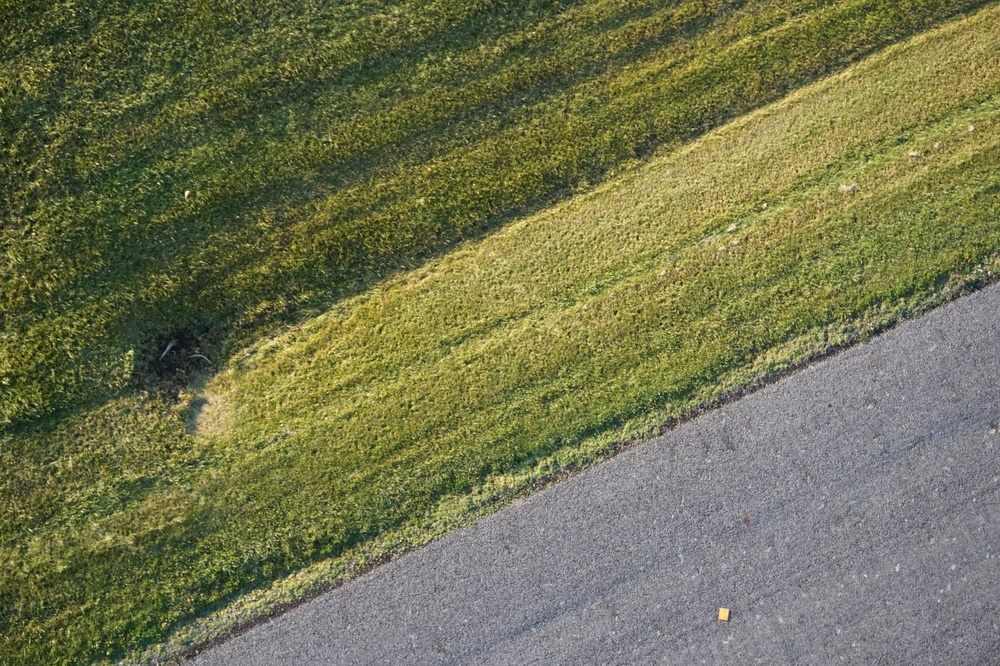
#> input picture real_runway_imgs/1699747344708.jpeg, 1000 x 666 px, shrunk from 5456 x 3632 before the run
$ python -i rotate_target.py   (imports and definitions only)
#> lines starting #> are read from the running program, lines starting #| are printed output that depends on the picture
#> further down, picture is the input picture: shape (666, 1000, 3); mean B, G, R 80, 116.1, 114.1
import cv2
import numpy as np
from PIL import Image


def rotate_image(image : np.ndarray):
    # Convert the image to grayscale
    gray = cv2.cvtColor(image, cv2.COLOR_BGR2GRAY)
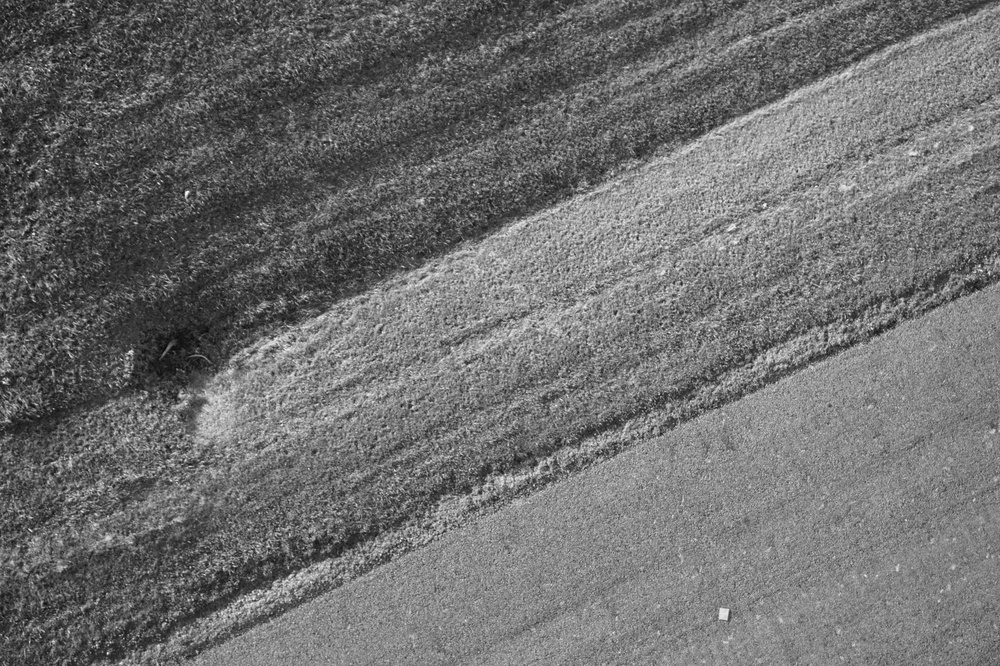
#> gray: shape (666, 1000); min 10, max 250, mean 111.4

    # Define window size for local thresholding
    window_size = 10

    # Create kernel for local mean calculation
    kernel = np.ones((window_size, window_size), np.float32) / (window_size ** 2)

    # Calculate local mean
    local_mean = cv2.filter2D(gray, -1, kernel)
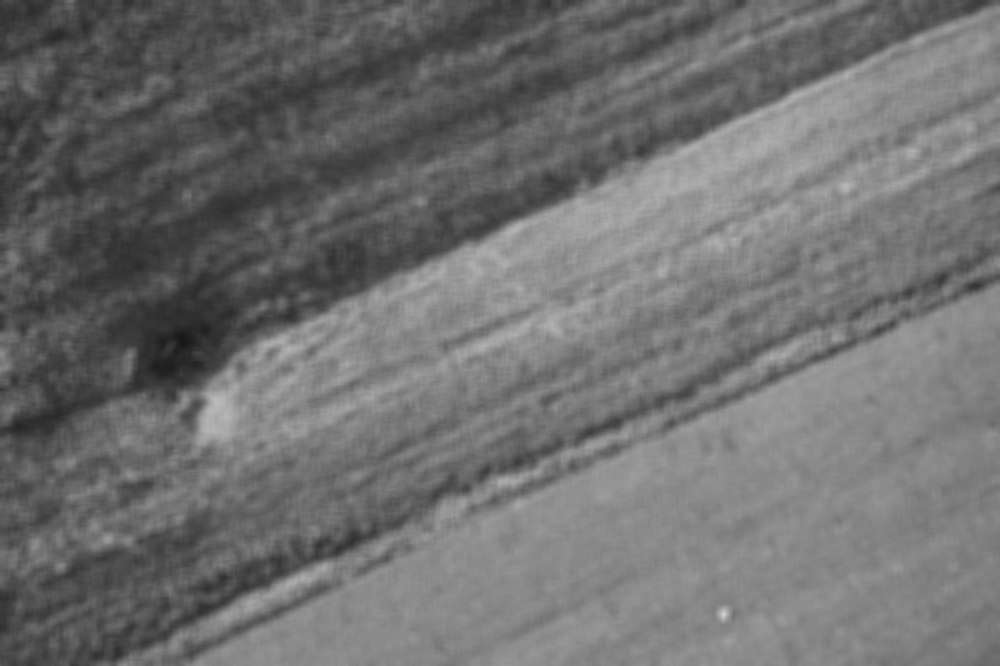
#> local_mean: shape (666, 1000); min 24, max 210, mean 111.3

    # Define cutoff as maximum intensity minus a margin
    cutoff = np.max(gray) - 30
#> cutoff = 220

    # Create threshold mask based on local mean
    thresh = np.where(local_mean > cutoff, 255, 0).astype(np.uint8)
#> thresh: shape (666, 1000); every value is 0

    # Optional: Apply morphological operations to clean up the mask
    # thresh = cv2.morphologyEx(thresh, cv2.MORPH_OPEN, np.ones((3,3), np.uint8))

    # # Display the grayscale image
    # cv2.imshow('Grayscale', gray)
    # cv2.waitKey(0)

    # # Display the thresholded image
    cv2.imshow('Thresholded', thresh)
    cv2.waitKey(0)

    # Find the largest rectangle that fits inside the white region
    # First, perform distance transform to find the distance to the nearest black pixel
    dist_transform = cv2.distanceTransform(thresh, cv2.DIST_L2, 5)
#> dist_transform: shape (666, 1000) float32; every value is 0

    # Find the maximum distance and its location
    min_val, max_val, min_loc, max_loc = cv2.minMaxLoc(dist_transform)
#> min_val = 0; max_val = 0; min_loc = (0, 0); max_loc = (0, 0)

    # The maximum value in the distance transform is the radius of the largest inscribed circle
    # The location of this maximum is the center of the largest inscribed circle
    radius = int(max_val)
#> radius = 0
    region_center_x, region_center_y = max_loc
#> region_center_x = 0; region_center_y = 0


    # # Create a visualization image to show the largest inscribed circle
    circle_image = image.copy()
    # Draw the largest inscribed circle
    # cv2.circle(circle_image, (region_center_x, region_center_y), radius, (0, 255, 0), 2)  # Draw the circle
    # cv2.circle(circle_image, (region_center_x, region_center_y), 3, (0, 0, 255), -1)  # Mark the center
    # cv2.imshow('Largest Inscribed Circle', circle_image)
    # cv2.waitKey(0)

    # Calculate moments of the binary image to find center of mass of white pixels
    M = cv2.moments(thresh)
#> M = moments, m00 0
    if M["m00"] != 0:
        # Calculate center of mass
        cx = int((int(M["m10"] / M["m00"]) + region_center_x) / 2)
        cy = int((int(M["m01"] / M["m00"]) + region_center_y) / 2)

        # print(cx, cy)

        # Draw the center of mass on a copy of the original image
        center_of_mass_image = image.copy()
        # cv2.circle(center_of_mass_image, (cx, cy), 5, (0, 0, 255), -1)
        # cv2.imshow('Center of Mass of White Pixels', center_of_mass_image)
        # cv2.waitKey(0)

        # Get the image center
        height, width = image.shape[:2]
        center_x = width // 2
        center_y = height // 2

        # Draw the image center and vector to center of mass
        center_image = center_of_mass_image.copy()
        # [6 lines of commented-out code are left out]

        dx = cx - center_x
        dy = cy - center_y

        theta = np.degrees(np.arctan2(dy, dx))

        # print(theta)

        # Compute the rotation angle so that the red point lies directly to the left.
        # "Left" means an angle of 180° from the positive x-axis.
        rotation_angle = 180 + theta
        # print(f"Current angle: {theta:.2f} degrees, Rotating by: {rotation_angle:.2f} degrees")

        # Create the rotation matrix using the yellow point as the center of rotation
        M = cv2.getRotationMatrix2D((center_x, center_y), rotation_angle, 1.0)

        # Apply the rotation to the image
        (h, w) = image.shape[:2]
        rotated = cv2.warpAffine(image, M, (w, h))

        # Display the rotated image (this works if you're running in an environment that supports GUI windows)
        # cv2.imshow("Rotated Image", rotated)
        # cv2.waitKey(0)
        # cv2.destroyAllWindows()

        return rotated
    return image

# [5 lines not run here, left out]

>>> import cv2
>>> picture = cv2.imread('real_runway_imgs/1699747344708.jpeg')
>>> result = rotate_image(picture)

$ run again, on real_runway_imgs/1699747349752.jpeg
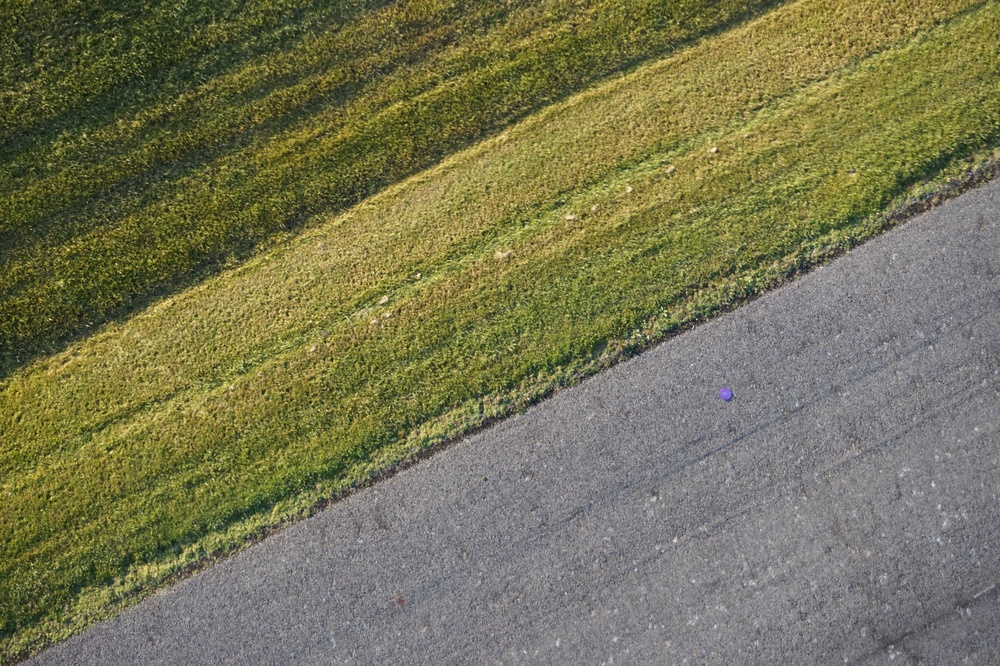
#> input picture real_runway_imgs/1699747349752.jpeg, 1000 x 666 px, shrunk from 5456 x 3632 before the run
#> picture is the input picture: shape (666, 1000, 3); mean B, G, R 84.4, 116.9, 118.5
#> in rotate_image, `gray = cv2.cvtColor(image, cv2.COLOR_BGR2GRAY)`:
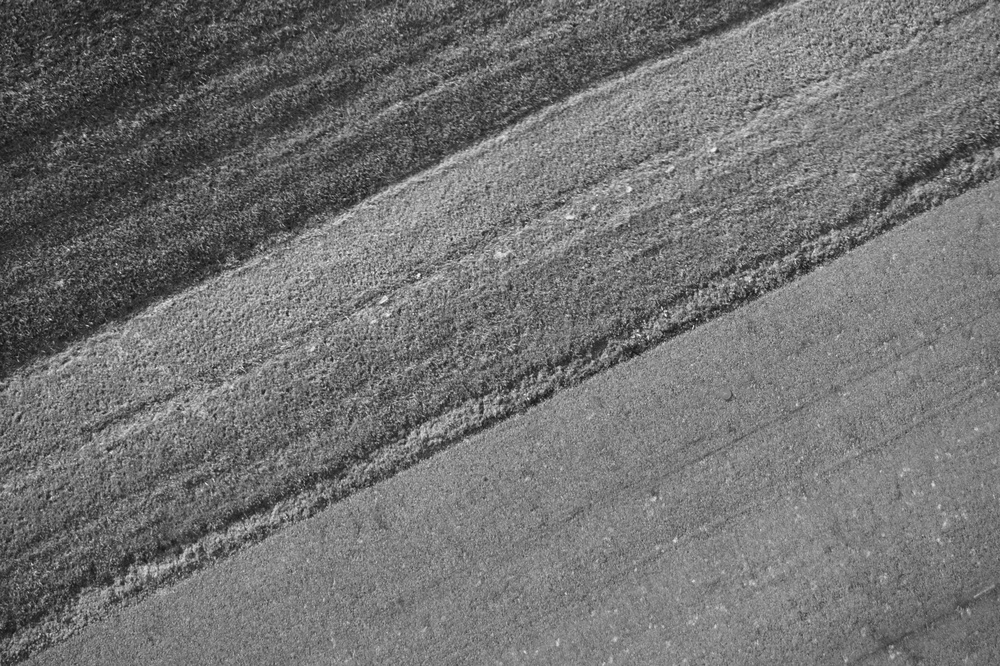
#> gray: shape (666, 1000); min 10, max 249, mean 113.6
#> in rotate_image, `local_mean = cv2.filter2D(gray, -1, kernel)`:
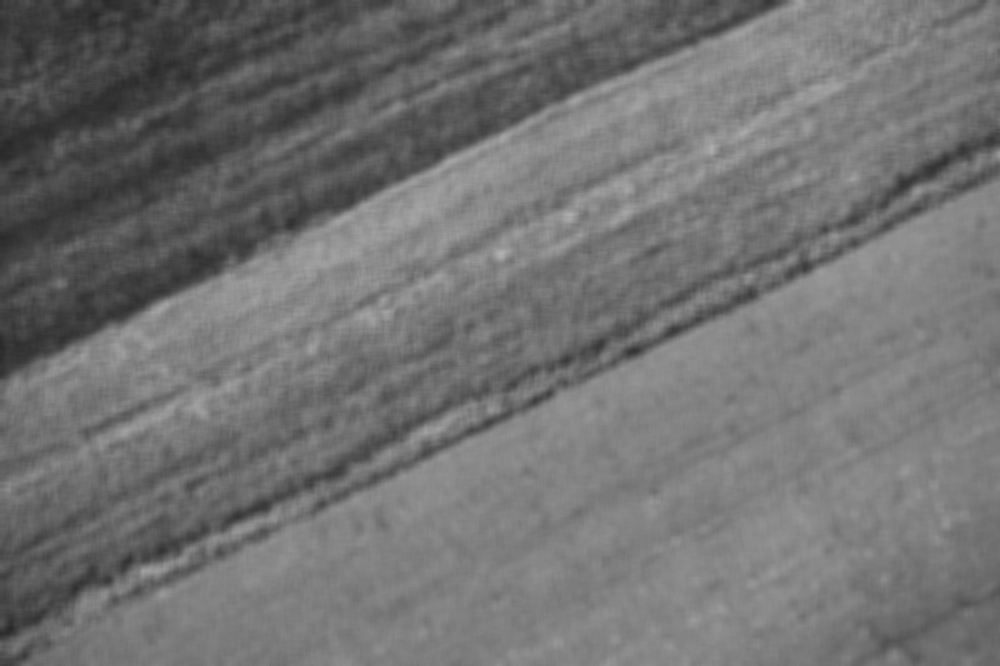
#> local_mean: shape (666, 1000); min 38, max 177, mean 113.6
#> cutoff = 219
#> thresh: shape (666, 1000); every value is 0
#> dist_transform: shape (666, 1000) float32; every value is 0
#> min_val = 0; min_loc = (0, 0)
#> radius = 0
#> M = moments, m00 0

$ run again, on real_runway_imgs/1699747354883.jpeg
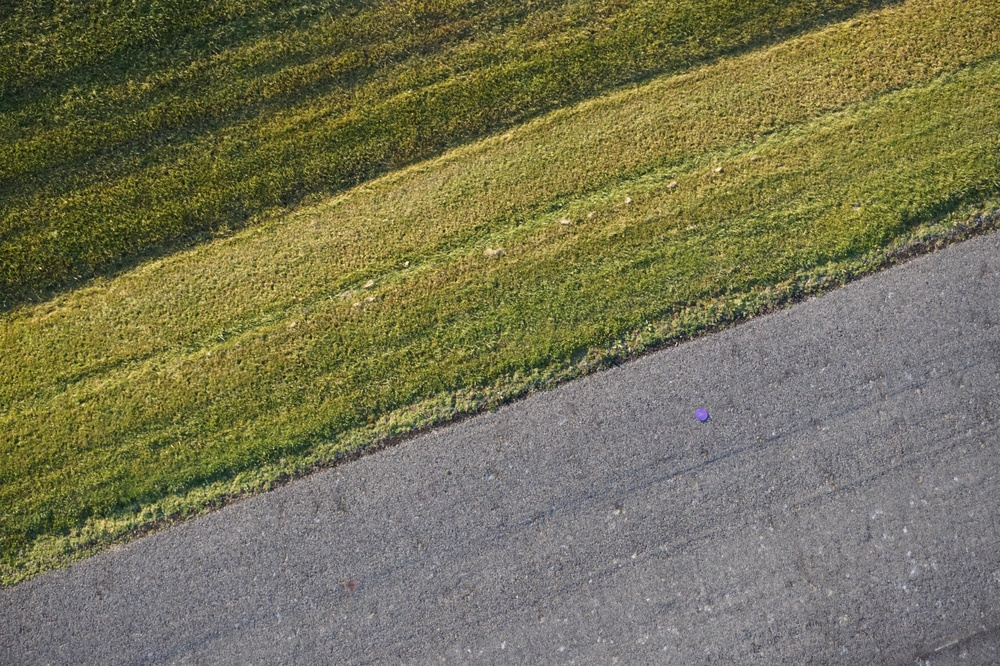
#> input picture real_runway_imgs/1699747354883.jpeg, 1000 x 666 px, shrunk from 5456 x 3632 before the run
#> picture is the input picture: shape (666, 1000, 3); mean B, G, R 84.4, 115, 117.3
#> in rotate_image, `gray = cv2.cvtColor(image, cv2.COLOR_BGR2GRAY)`:
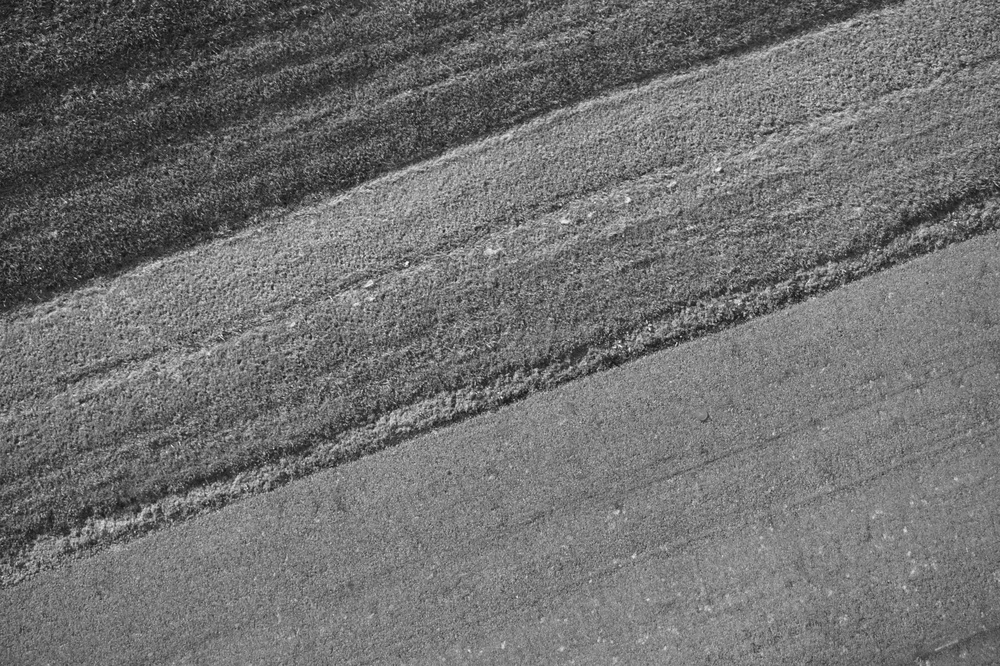
#> gray: shape (666, 1000); min 10, max 251, mean 112.2
#> in rotate_image, `local_mean = cv2.filter2D(gray, -1, kernel)`:
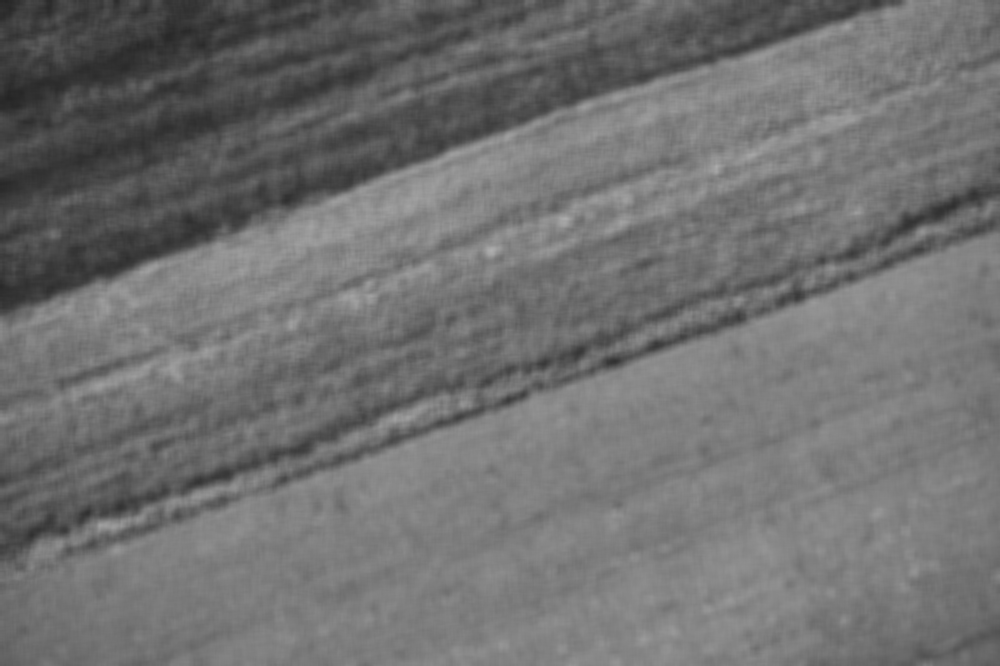
#> local_mean: shape (666, 1000); min 36, max 175, mean 112.2
#> cutoff = 221
#> thresh: shape (666, 1000); every value is 0
#> dist_transform: shape (666, 1000) float32; every value is 0
#> min_val = 0; min_loc = (0, 0)
#> radius = 0
#> M = moments, m00 0

$ run again, on real_runway_imgs/1699747359681.jpeg
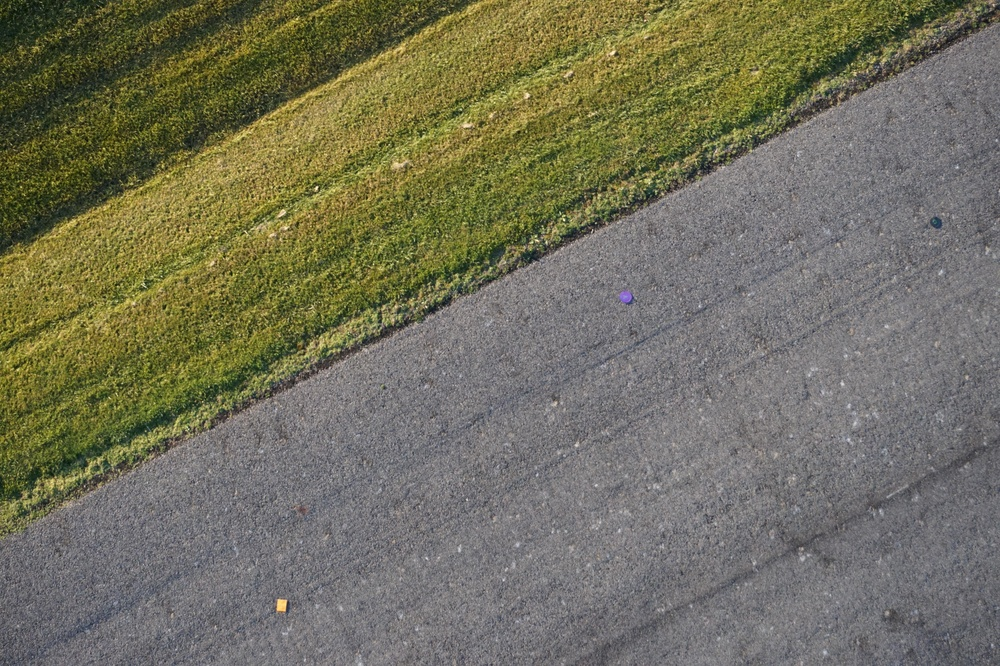
#> input picture real_runway_imgs/1699747359681.jpeg, 1000 x 666 px, shrunk from 5456 x 3632 before the run
#> picture is the input picture: shape (666, 1000, 3); mean B, G, R 92.2, 112.5, 114.3
#> in rotate_image, `gray = cv2.cvtColor(image, cv2.COLOR_BGR2GRAY)`:
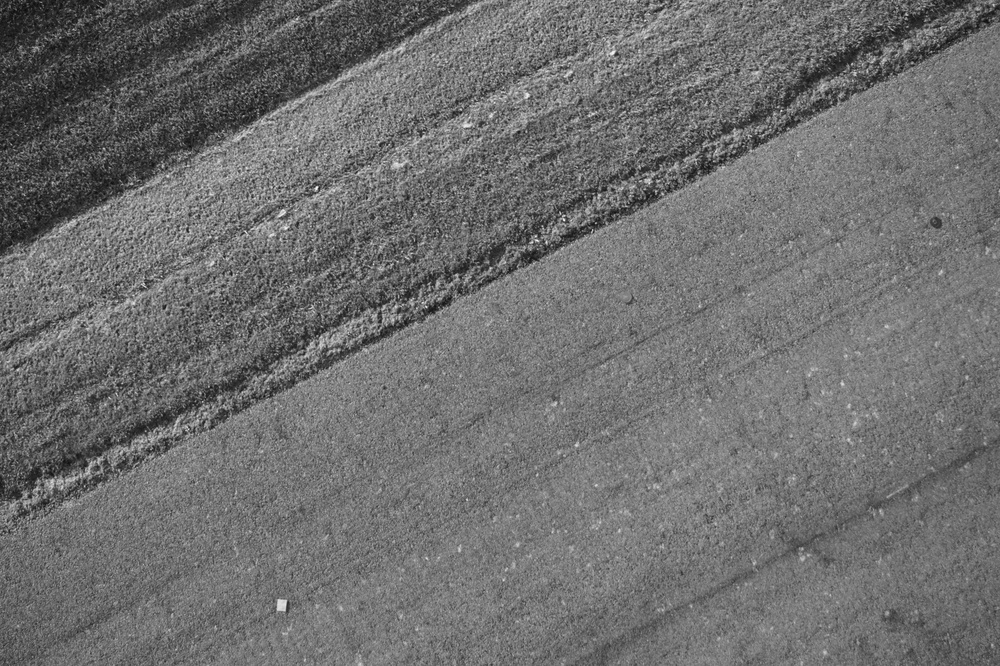
#> gray: shape (666, 1000); min 8, max 250, mean 110.7
#> in rotate_image, `local_mean = cv2.filter2D(gray, -1, kernel)`:
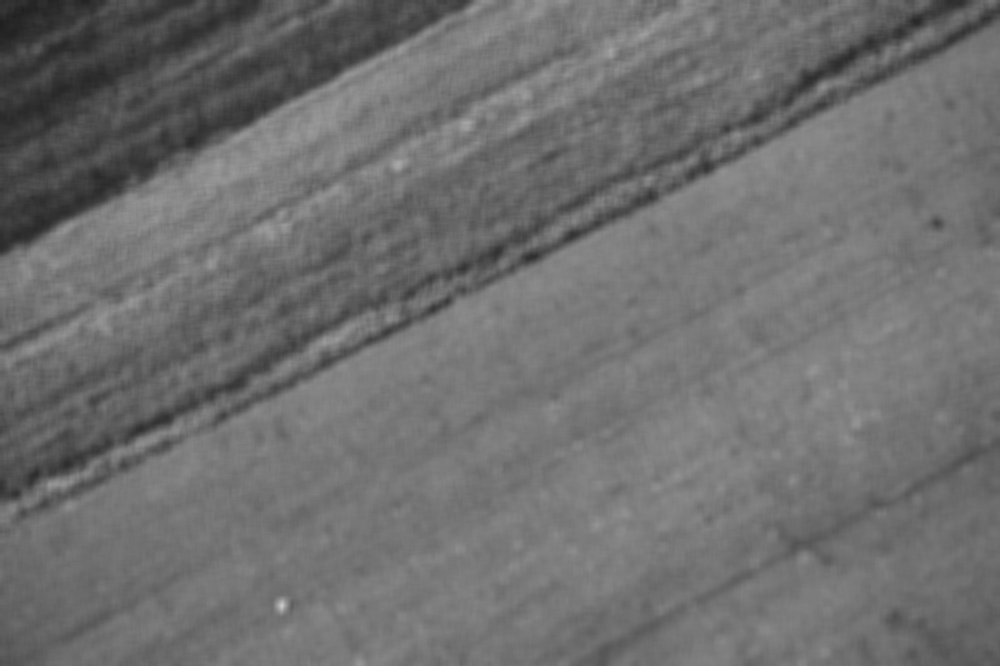
#> local_mean: shape (666, 1000); min 32, max 202, mean 110.7
#> cutoff = 220
#> thresh: shape (666, 1000); every value is 0
#> dist_transform: shape (666, 1000) float32; every value is 0
#> min_val = 0; min_loc = (0, 0)
#> radius = 0
#> M = moments, m00 0
